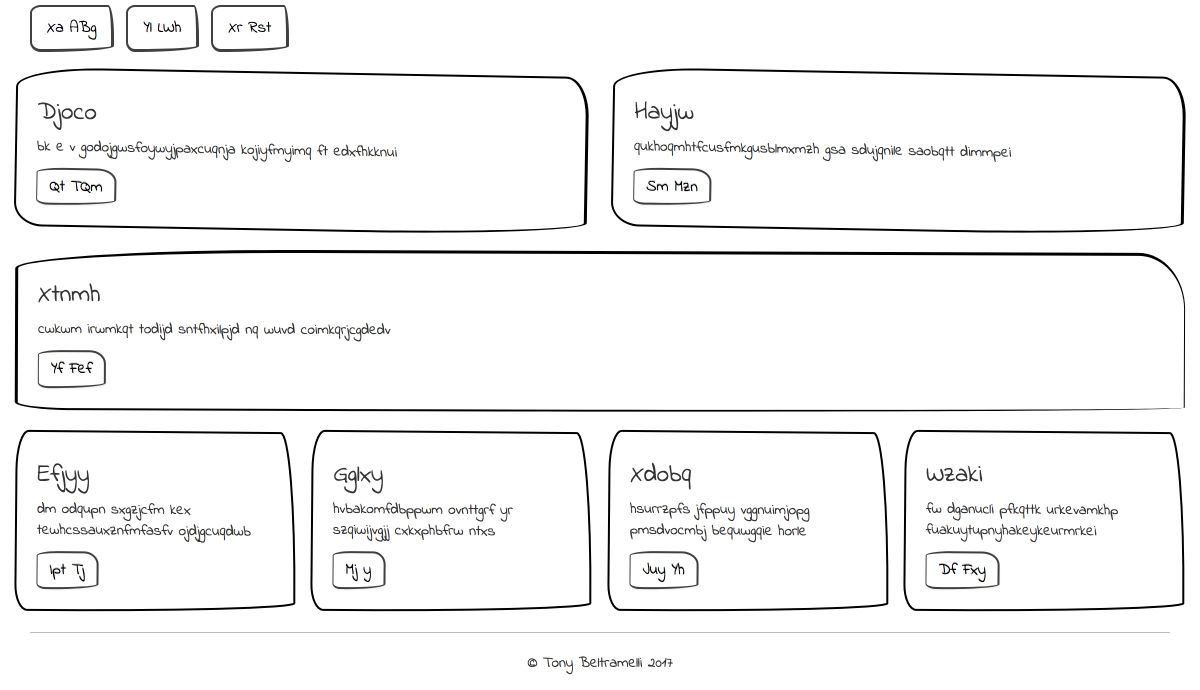
#> input picture example/852206B3-587B-40F5-8DFC-4ABFACCAF9D2.png, 2400 x 1380 px (shown at 1/2 size)
$ python -i utils.py   (imports and definitions only)
#> lines starting #> are read from the running program, lines starting #| are printed output that depends on the picture; after the words box and inside, x2 and y2 are one past the last pixel; in counts of white or black regions, pixels touching at a corner belong together
import pickle
import cv2
import numpy as np


def load_obj(name):
    with open(name + '.pkl', 'rb') as f:
        return pickle.load(f)


def word_for_id(integer):
    word_index = load_obj('word2index')
    for word, index in word_index.items():
        if index == integer:
            return word
    return None


def id_for_word(word):
    word_index = load_obj('word2index')
    return word_index[word]


def resize_img(png_file_path):
    img_rgb = cv2.imread(png_file_path)
#> img_rgb is the input picture: shape (1380, 2400, 3); mean B, G, R 245.5, 245.5, 245.5
    img_grey = cv2.cvtColor(img_rgb, cv2.COLOR_BGR2GRAY)
    img_adapted = cv2.adaptiveThreshold(img_grey, 255, cv2.ADAPTIVE_THRESH_MEAN_C, cv2.THRESH_BINARY, 101, 9)
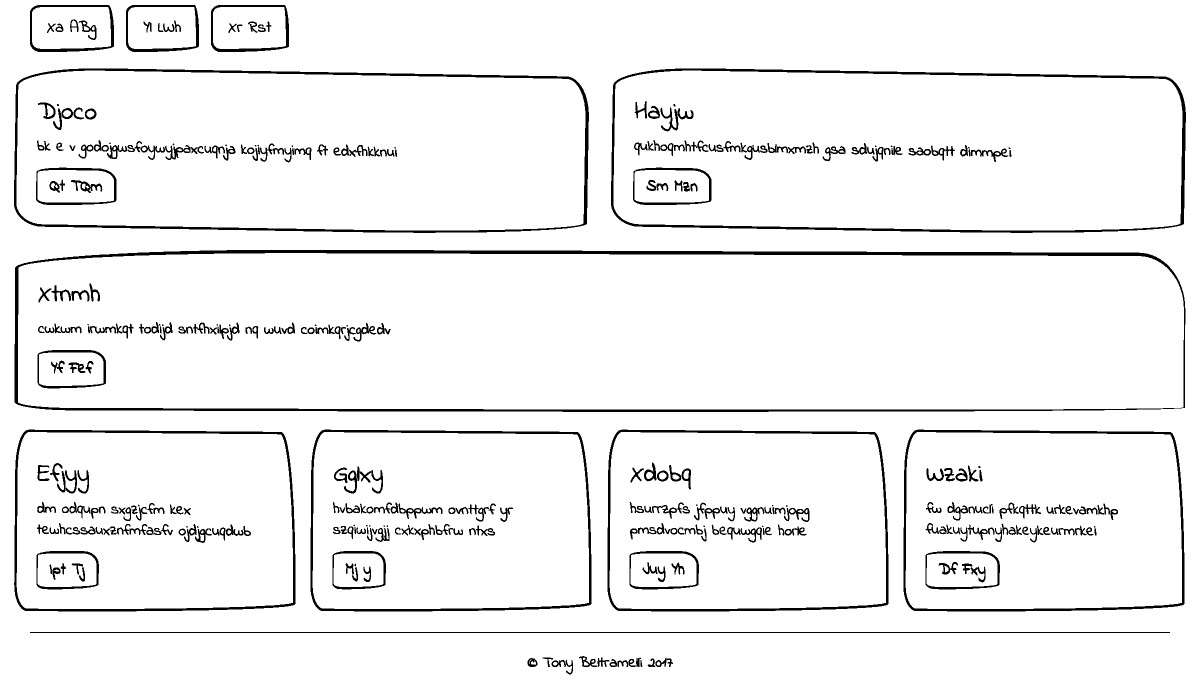
#> img_adapted: shape (1380, 2400) (shown at 1/2 size); 94.9% white; 331 black regions (36 under 20 px), largest, box (x1, y1, x2, y2) and area: (29, 500, 2371, 824) 27584, (1222, 137, 2372, 466) 13675, (28, 137, 1178, 466) 13636
    img_stacked = np.repeat(img_adapted[..., None], 3, axis=2)
    resized = cv2.resize(img_stacked, (224, 224), interpolation=cv2.INTER_AREA)
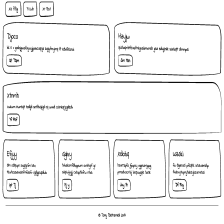
#> resized: shape (224, 224, 3); min 0, max 255, mean 242
    bg_img = 255 * np.ones(shape=(224, 224, 3))
    bg_img[0:224, 0:224, :] = resized
    bg_img /= 255
    bg_img = np.rollaxis(bg_img, 2, 0)
    return bg_img

>>> result = resize_img('../example/852206B3-587B-40F5-8DFC-4ABFACCAF9D2.png')

$ run again, on example/856823BB-3D57-4A63-A896-C7F6FEABDF0A.png
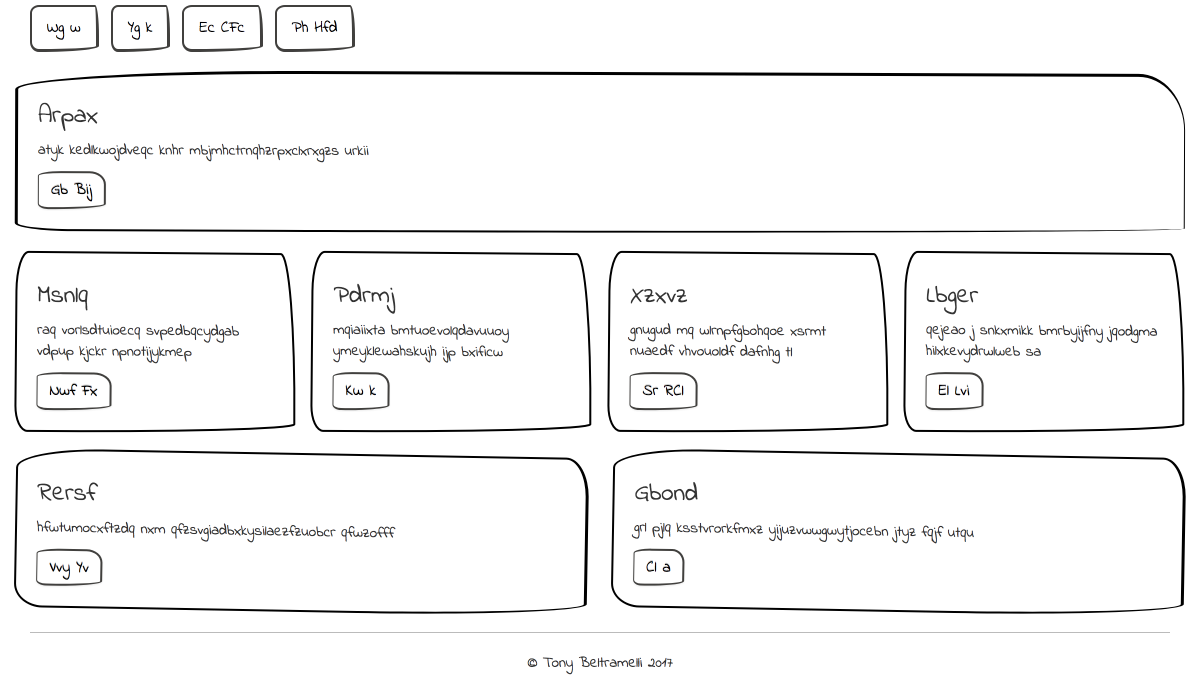
#> input picture example/856823BB-3D57-4A63-A896-C7F6FEABDF0A.png, 2400 x 1380 px (shown at 1/2 size)
#> in resize_img, img_rgb is the input picture: shape (1380, 2400, 3); mean B, G, R 245.6, 245.5, 245.6
#> in resize_img, `img_adapted = cv2.adaptiveThreshold(img_grey, 255, cv2.ADAPTIVE_THRESH..`:
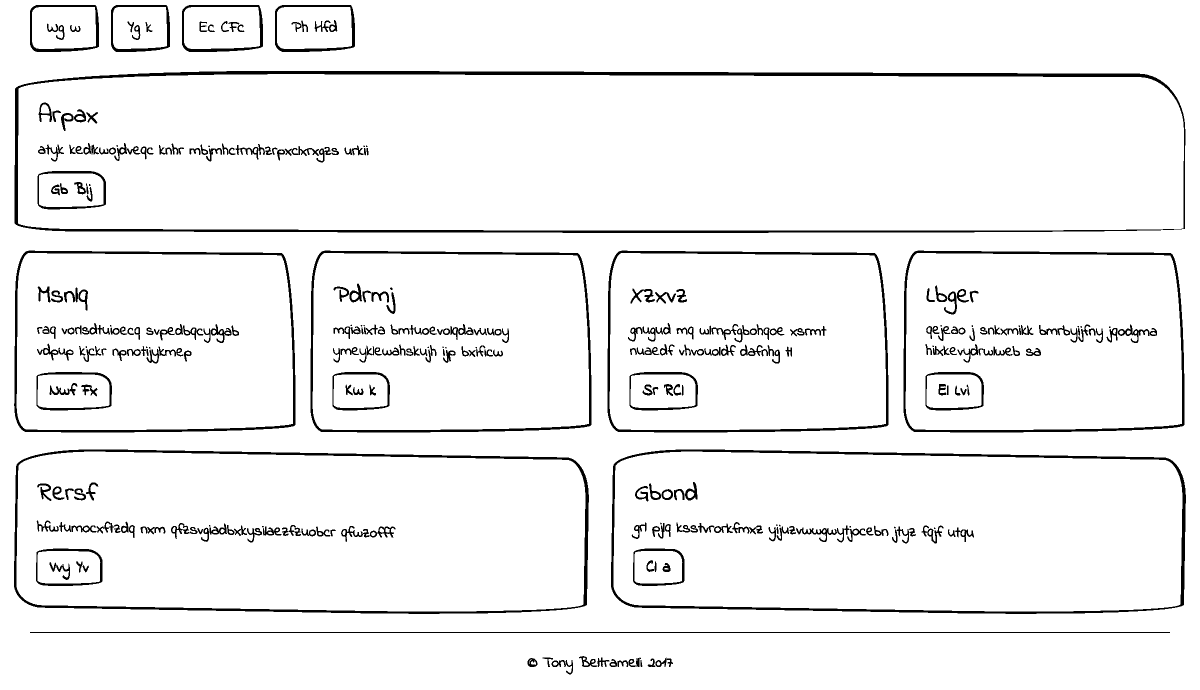
#> img_adapted: shape (1380, 2400) (shown at 1/2 size); 94.9% white; 334 black regions (31 under 20 px), largest, box (x1, y1, x2, y2) and area: (29, 142, 2371, 466) 27671, (1222, 899, 2372, 1228) 13716, (28, 899, 1178, 1228) 13710
#> in resize_img, `resized = cv2.resize(img_stacked, (224, 224), interpolation=cv2.INTER_..`:
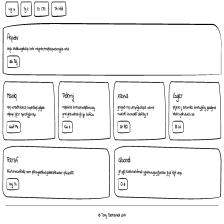
#> resized: shape (224, 224, 3); min 1, max 255, mean 242.1

$ run again, on example/861291C8-E479-4EE2-9794-A6EC7620AFDE.png
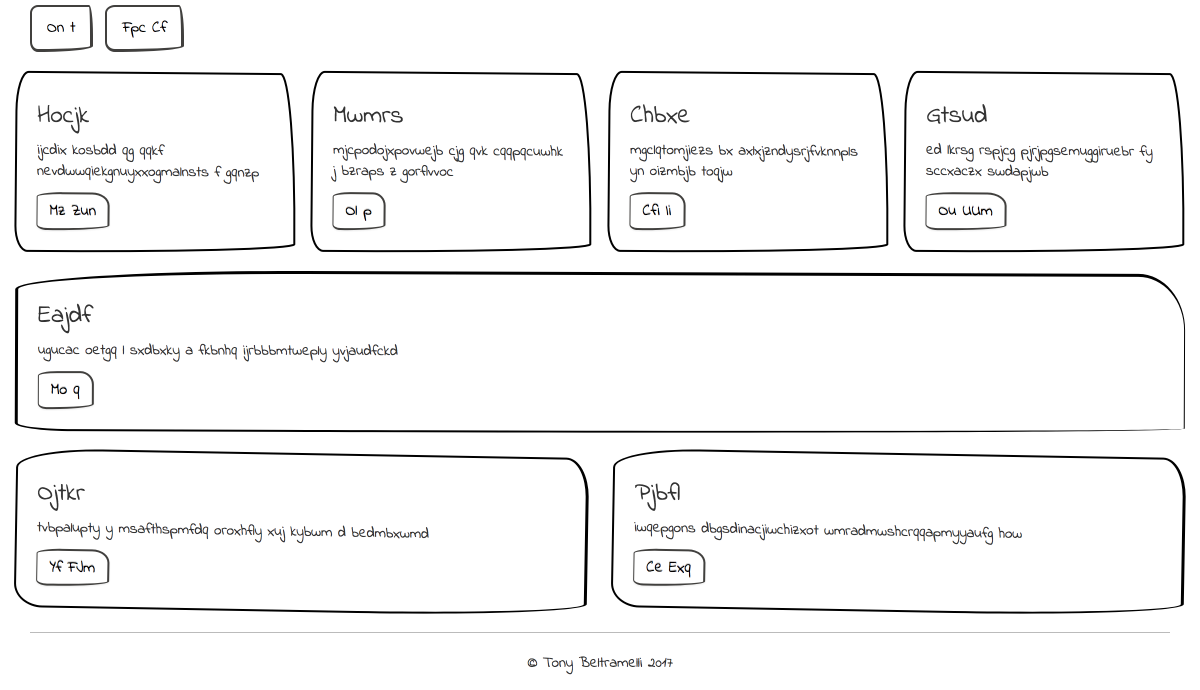
#> input picture example/861291C8-E479-4EE2-9794-A6EC7620AFDE.png, 2400 x 1380 px (shown at 1/2 size)
#> in resize_img, img_rgb is the input picture: shape (1380, 2400, 3); mean B, G, R 245.8, 245.7, 245.8
#> in resize_img, `img_adapted = cv2.adaptiveThreshold(img_grey, 255, cv2.ADAPTIVE_THRESH..`:
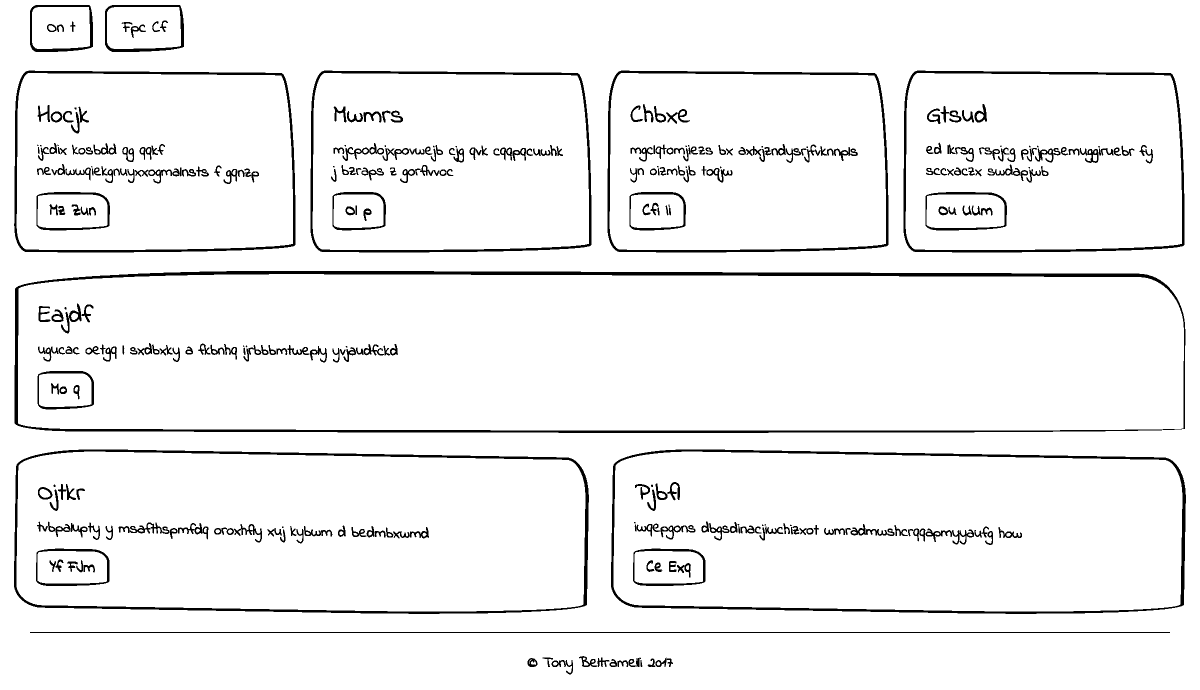
#> img_adapted: shape (1380, 2400) (shown at 1/2 size); 95% white; 314 black regions (34 under 20 px), largest, box (x1, y1, x2, y2) and area: (29, 542, 2371, 866) 27626, (1222, 899, 2372, 1228) 13713, (28, 899, 1178, 1228) 13695
#> in resize_img, `resized = cv2.resize(img_stacked, (224, 224), interpolation=cv2.INTER_..`:
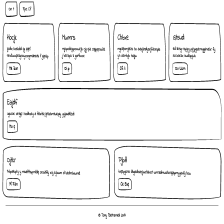
#> resized: shape (224, 224, 3); min 0, max 255, mean 242.3

$ run again, on example/9423952C-762E-4B77-8D77-A22EEB94A57C.png
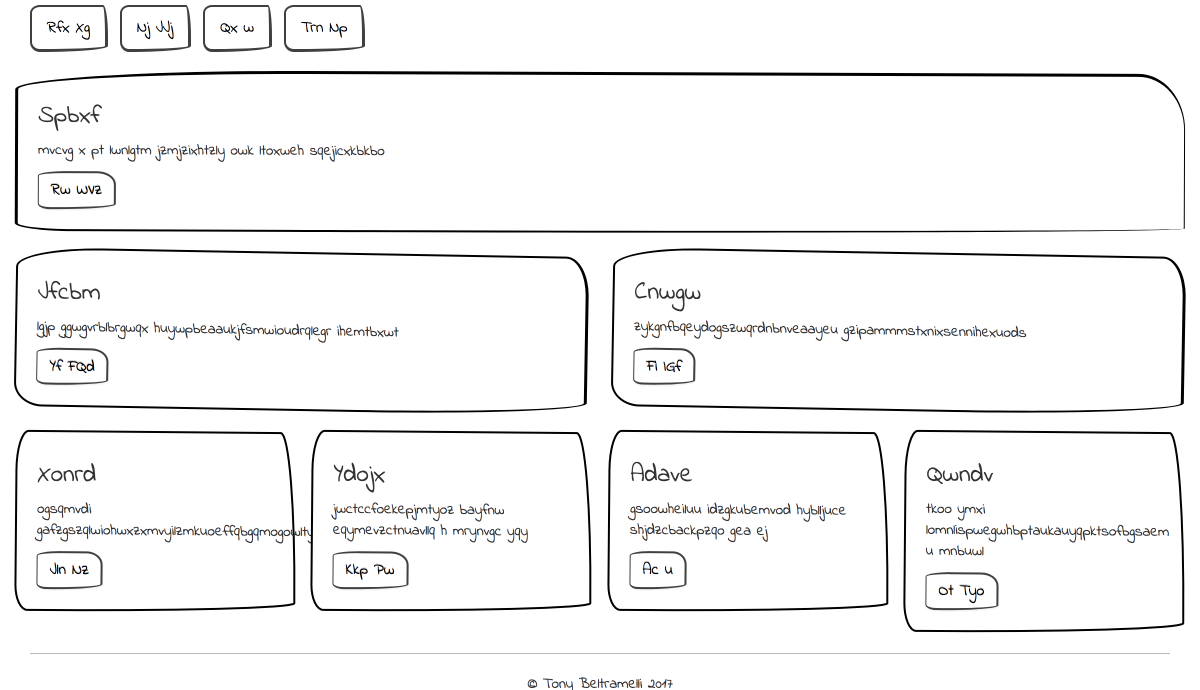
#> input picture example/9423952C-762E-4B77-8D77-A22EEB94A57C.png, 2400 x 1380 px (shown at 1/2 size)
#> in resize_img, img_rgb is the input picture: shape (1380, 2400, 3); mean B, G, R 245.3, 245.3, 245.3
#> in resize_img, `img_adapted = cv2.adaptiveThreshold(img_grey, 255, cv2.ADAPTIVE_THRESH..`:
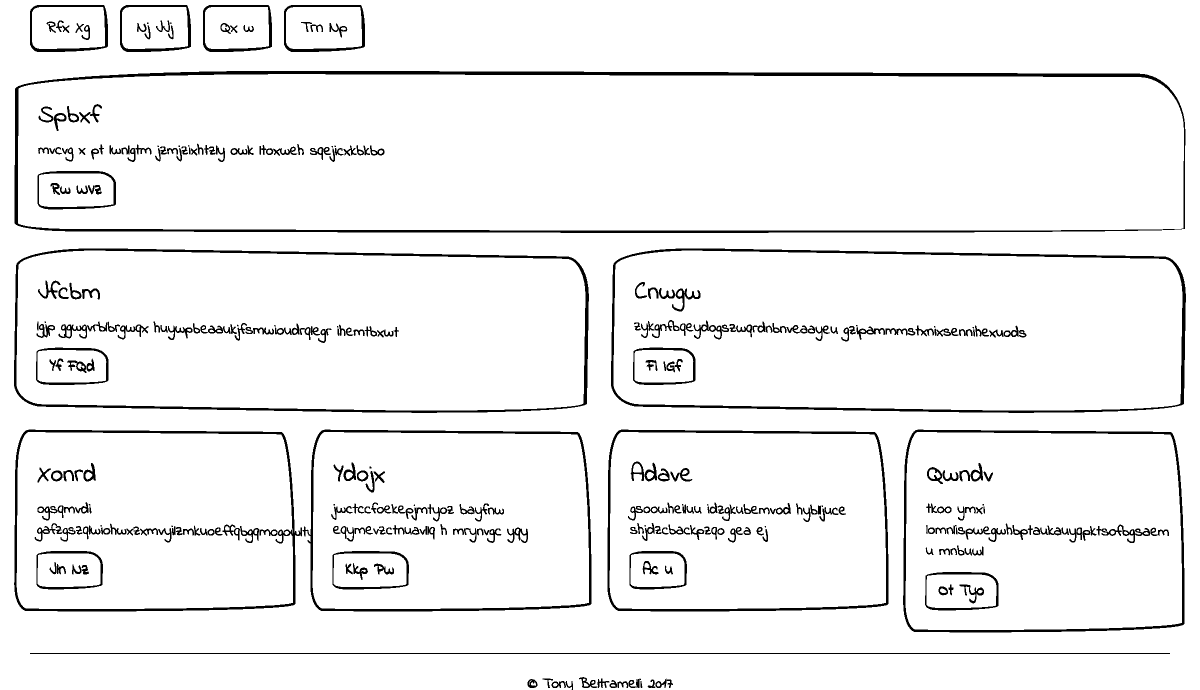
#> img_adapted: shape (1380, 2400) (shown at 1/2 size); 94.8% white; 324 black regions (26 under 20 px), largest, box (x1, y1, x2, y2) and area: (29, 142, 2371, 466) 27695, (1222, 497, 2372, 826) 13635, (28, 497, 1178, 826) 13617
#> in resize_img, `resized = cv2.resize(img_stacked, (224, 224), interpolation=cv2.INTER_..`:
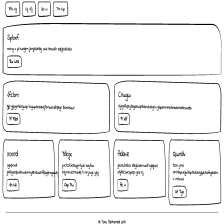
#> resized: shape (224, 224, 3); min 1, max 255, mean 241.7
